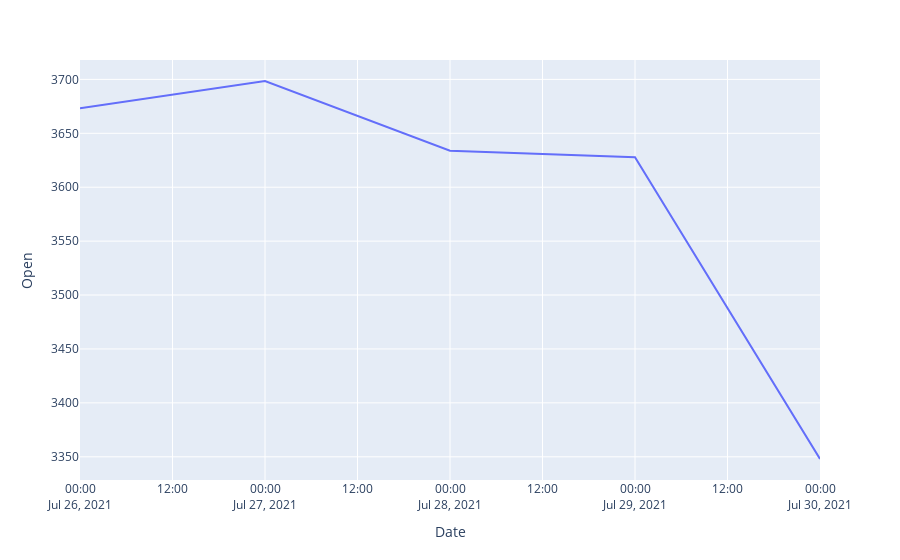

The notebook cell this image was saved under:
### Code cell
import plotly.express as px
import plotly.graph_objects as go
import yfinance as yf

data=yf.Ticker(ticker).history(period= "5d", interval = "1d").reset_index()
fig = px.line(data, x='Date', y="Open")

mean_scores = parsed_and_scored_news.groupby(['ticker','date']).mean()
mean_scores1 = mean_scores.unstack()
mean_scores11 = mean_scores1.xs('compound', axis="columns").transpose()
fig2=px.bar(mean_scores11,barmode='group',title= 'Compound sentiment scores of news aticles')
# fig.add_trace(fig2)
fig.show()

### Figure 1 — Plotly figure (JSON) as saved in the notebook; plotly's stock layout.template omitted (floating-point values rounded to 4 significant figures)
{"data": [{"hovertemplate": "Date=%{x}<br>Open=%{y}<extra></extra>", "legendgroup": "", "line": {"color": "#636efa", "dash": "solid"}, "mode": "lines", "name": "", "orientation": "v", "showlegend": false, "type": "scatter", "x": ["2021-07-26T00:00:00", "2021-07-27T00:00:00", "2021-07-28T00:00:00", "2021-07-29T00:00:00", "2021-07-30T00:00:00"], "xaxis": "x", "y": [3673.0, 3698.0, 3634.0, 3628.0, 3348.0], "yaxis": "y"}], "layout": {"legend": {"tracegroupgap": 0}, "margin": {"t": 60}, "xaxis": {"anchor": "y", "domain": [0, 1], "title": {"text": "Date"}}, "yaxis": {"anchor": "x", "domain": [0, 1], "title": {"text": "Open"}}}}
